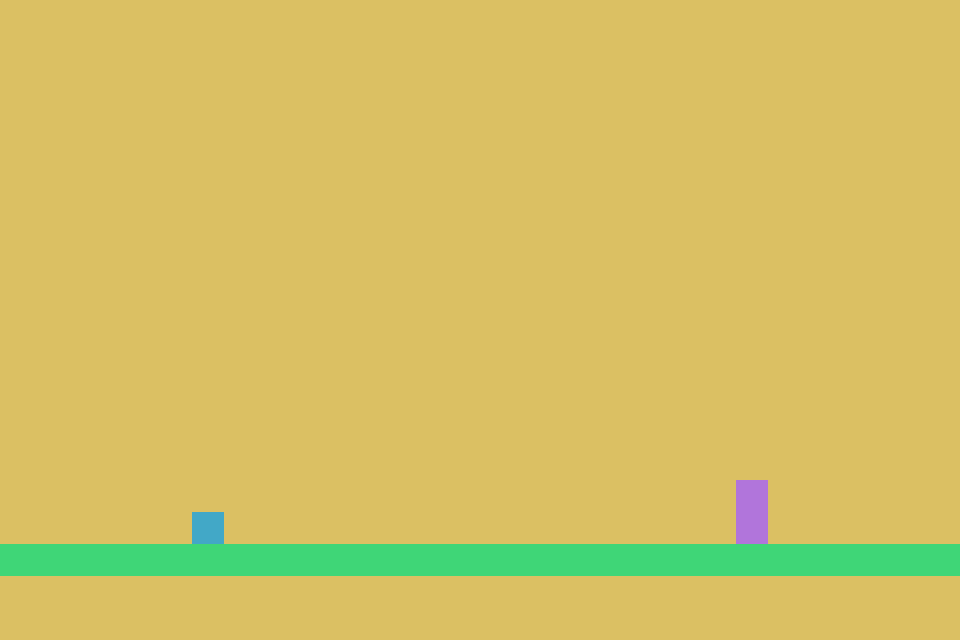

This is a level from a 2D game, rendered from its Tiled map with the project's own tilesets. A one-line summary and the complete map file follow:
An orthogonal 30x20 tile map with 32x32 px tiles, 1 tile layer (Kachelebene 1).

<map version="1.10" tiledversion="1.11.2" orientation="orthogonal" renderorder="right-down" width="30" height="20" tilewidth="32" tileheight="32" infinite="0" nextlayerid="2" nextobjectid="1">
 <tileset firstgid="1" source="tilemap.tsx" />
 <layer id="1" name="Kachelebene 1" width="30" height="20">
  <data encoding="csv">
6,6,6,6,6,6,6,6,6,6,6,6,6,6,6,6,6,6,6,6,6,6,6,6,6,6,6,6,6,6,
6,6,6,6,6,6,6,6,6,6,6,6,6,6,6,6,6,6,6,6,6,6,6,6,6,6,6,6,6,6,
6,6,6,6,6,6,6,6,6,6,6,6,6,6,6,6,6,6,6,6,6,6,6,6,6,6,6,6,6,6,
6,6,6,6,6,6,6,6,6,6,6,6,6,6,6,6,6,6,6,6,6,6,6,6,6,6,6,6,6,6,
6,6,6,6,6,6,6,6,6,6,6,6,6,6,6,6,6,6,6,6,6,6,6,6,6,6,6,6,6,6,
6,6,6,6,6,6,6,6,6,6,6,6,6,6,6,6,6,6,6,6,6,6,6,6,6,6,6,6,6,6,
6,6,6,6,6,6,6,6,6,6,6,6,6,6,6,6,6,6,6,6,6,6,6,6,6,6,6,6,6,6,
6,6,6,6,6,6,6,6,6,6,6,6,6,6,6,6,6,6,6,6,6,6,6,6,6,6,6,6,6,6,
6,6,6,6,6,6,6,6,6,6,6,6,6,6,6,6,6,6,6,6,6,6,6,6,6,6,6,6,6,6,
6,6,6,6,6,6,6,6,6,6,6,6,6,6,6,6,6,6,6,6,6,6,6,6,6,6,6,6,6,6,
6,6,6,6,6,6,6,6,6,6,6,6,6,6,6,6,6,6,6,6,6,6,6,6,6,6,6,6,6,6,
6,6,6,6,6,6,6,6,6,6,6,6,6,6,6,6,6,6,6,6,6,6,6,6,6,6,6,6,6,6,
6,6,6,6,6,6,6,6,6,6,6,6,6,6,6,6,6,6,6,6,6,6,6,6,6,6,6,6,6,6,
6,6,6,6,6,6,6,6,6,6,6,6,6,6,6,6,6,6,6,6,6,6,6,6,6,6,6,6,6,6,
6,6,6,6,6,6,6,6,6,6,6,6,6,6,6,6,6,6,6,6,6,6,6,6,6,6,6,6,6,6,
6,6,6,6,6,6,6,6,6,6,6,6,6,6,6,6,6,6,6,6,6,6,6,3,6,6,6,6,6,6,
6,6,6,6,6,6,1,6,6,6,6,6,6,6,6,6,6,6,6,6,6,6,6,3,6,6,6,6,6,6,
8,8,8,8,8,8,8,8,8,8,8,8,8,8,8,8,8,8,8,8,8,8,8,8,8,8,8,8,8,8,
6,6,6,6,6,6,6,6,6,6,6,6,6,6,6,6,6,6,6,6,6,6,6,6,6,6,6,6,6,6,
6,6,6,6,6,6,6,6,6,6,6,6,6,6,6,6,6,6,6,6,6,6,6,6,6,6,6,6,6,6
</data>
 </layer>
</map>
